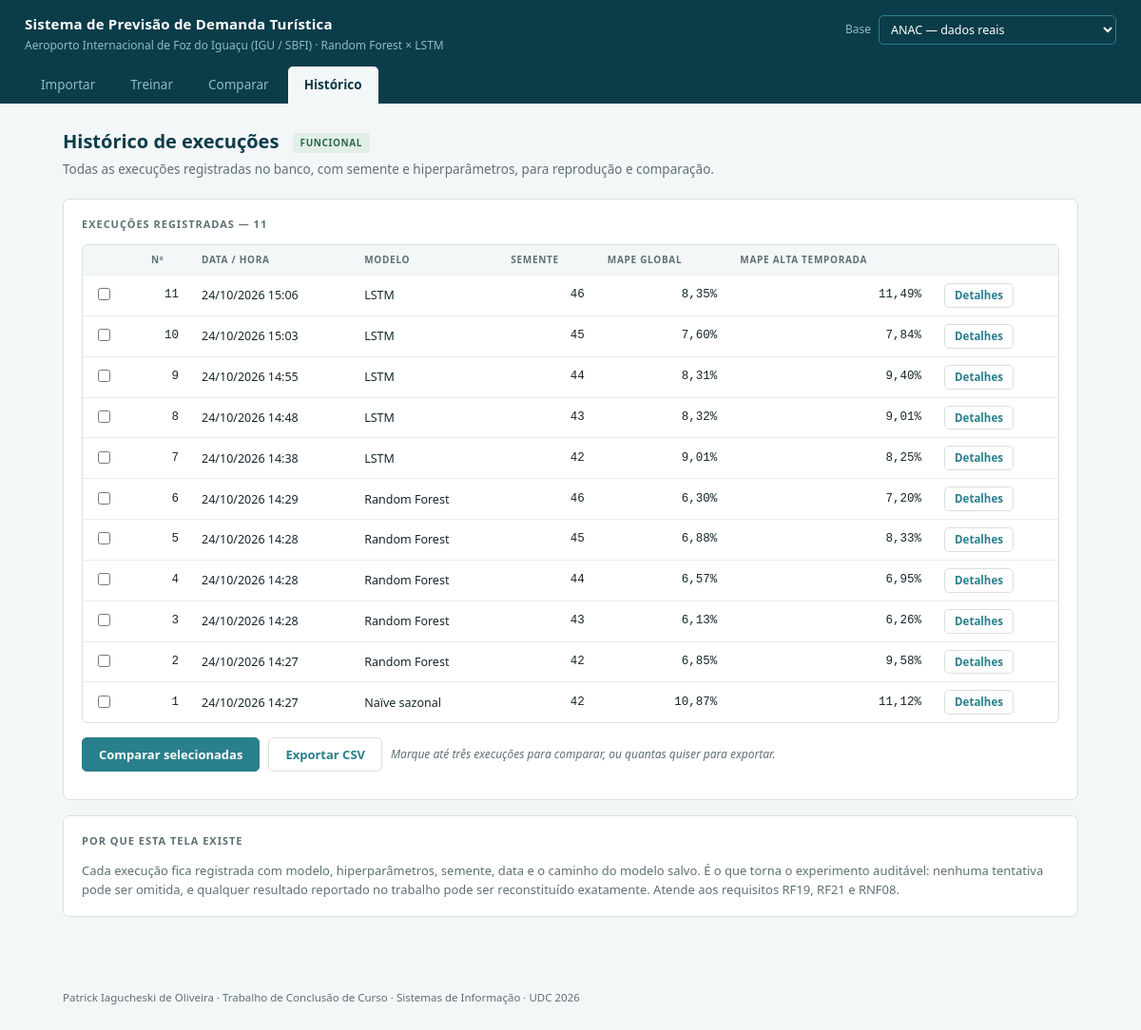
The page /historico on the database its author committed.
### tables this page shows
CREATE TABLE tb_exp_metricas (
    id_metrica           INTEGER PRIMARY KEY,
    id_execucao          INTEGER NOT NULL
                         REFERENCES tb_exp_execucoes (id_execucao) ON DELETE CASCADE,
    tp_escopo_avaliacao  TEXT    NOT NULL
                         CHECK (tp_escopo_avaliacao IN ('global', 'alta_temporada')),
    tp_metrica           TEXT    NOT NULL CHECK (tp_metrica IN ('MAE', 'RMSE', 'MAPE')),
    vl_metrica           REAL    NOT NULL,
    UNIQUE (id_execucao, tp_escopo_avaliacao, tp_metrica)
);

### apresentacao/app.py (the view)
@app.route("/historico", methods=["GET"])
def historico():
    return render_template(
        "historico.html",
        aba="historico",
        execucoes=[_linha(e) for e in _REPO.listar_execucoes()],
    )

### apresentacao/app.py (called while the page is built)
@app.context_processor
def _base_ativa():
    return {"bases": list(_BASES.values()), "base_ativa": _ATIVA["base"]}

def _linha(execucao):
    m = execucao.metrica
    tipo = T(execucao.tipo_modelo).value
    return {
        "id": execucao.id,
        "tipo": tipo,
        "modelo": NOME_MODELO[tipo],
        "semente": execucao.semente_aleatoria,
        "data": execucao.data_hora_execucao,
        "periodo": execucao.periodo_teste,
        "mae_g": m(E.GLOBAL, M.MAE), "rmse_g": m(E.GLOBAL, M.RMSE),
        "mape_g": m(E.GLOBAL, M.MAPE),
        "mae_a": m(E.ALTA_TEMPORADA, M.MAE), "rmse_a": m(E.ALTA_TEMPORADA, M.RMSE),
        "mape_a": m(E.ALTA_TEMPORADA, M.MAPE),
        "rotulo": f"nº {execucao.id} · {NOME_MODELO[tipo]} · semente {execucao.semente_aleatoria}",
    }

@app.template_filter("pct")
def _f_pct(v, casas=2):
    return "—" if v is None else f"{v:.{casas}f}".replace(".", ",") + "%"

@app.template_filter("data_br")
def _f_data(d):
    return d.strftime("%d/%m/%Y %H:%M") if d else "—"

### dominio/entidades.py (called while the page is built)
    def metrica(self, escopo: EscopoAvaliacaoEnum, tipo: TipoMetricaEnum):
        for m in self.metricas:
            if m.escopo_avaliacao == escopo and m.tipo_metrica == tipo:
                return m.valor_metrica
        return None

### infraestrutura/repositorios/sqlite_repo.py (called while the page is built)
    def listar_execucoes(self) -> List[Execucao]:
        with self.engine.connect() as con:
            linhas = con.execute(text(
                f"SELECT {self._COLUNAS_EXECUCAO} FROM tb_exp_execucoes "
                "ORDER BY id_execucao DESC"
            )).all()
            return [self._montar_execucao(con, l, com_previsoes=False) for l in linhas]

### apresentacao/templates/historico.html (shortened to what this page needs)
{% extends "base.html" %}
{% block conteudo %}
<h1>Histórico de execuções <span class="selo ok">funcional</span></h1>
<p class="intro">Todas as execuções registradas no banco, com semente e hiperparâmetros, para reprodução e comparação.</p>
<div class="painel">
  <h2>Execuções registradas &mdash; {{ execucoes|length }}</h2>
  <form method="get" action="{{ url_for('comparar') }}">
  <div class="rolagem">
    <table>
      <thead>
        <tr><th></th><th>Nº</th><th>Data / hora</th><th>Modelo</th><th>Semente</th><th>MAPE global</th><th>MAPE alta temporada</th><th></th></tr>
      </thead>
      <tbody>
      {% for e in execucoes %}
        <tr>
          <td><input type="checkbox" name="ids" value="{{ e.id }}" aria-label="Selecionar execução {{ e.id }}"></td>
          <td class="num">{{ e.id }}</td>
          <td>{{ e.data|data_br }}</td>
          <td>{{ e.modelo }}</td>
          <td class="num">{{ e.semente }}</td>
          <td class="num">{{ e.mape_g|pct }}</td>
          <td class="num">{{ e.mape_a|pct }}</td>
          <td><a class="btn sec mini" href="{{ url_for('execucao', id_execucao=e.id) }}">Detalhes</a></td>
        </tr>
      {% else %}
        <tr><td colspan="8" class="vazio" style="text-align:center;padding:28px;white-space:normal">
          Nenhuma execução registrada. O histórico é alimentado a cada treinamento concluído.
        </td></tr>
      {% endfor %}
      </tbody>
    </table>
  </div>
  <div class="campo" style="margin-top:15px">
    <button class="btn" type="submit" {% if not execucoes %}disabled{% endif %}>Comparar selecionadas</button>
    <button class="btn sec" type="submit" formmethod="post" formaction="{{ url_for('exportar') }}" {% if not execucoes %}disabled{% endif %}>Exportar CSV</button>
    <span class="nota" style="margin:0">Marque até três execuções para comparar, ou quantas quiser para exportar.</span>
  </div>
  </form>
</div>
<div class="painel">
  <h2>Por que esta tela existe</h2>
  <p style="margin:0;font-size:13px;color:var(--cinza)">
    Cada execução fica registrada com modelo, hiperparâmetros, semente, data e o caminho do modelo salvo.
    É o que torna o experimento auditável: nenhuma tentativa pode ser omitida, e qualquer resultado reportado
    no trabalho pode ser reconstituído exatamente. Atende aos requisitos RF19, RF21 e RNF08.
  </p>
</div>
{% endblock %}

### apresentacao/templates/base.html (shortened to what this page needs)
<!doctype html>
<html lang="pt-BR">
<head>
  <link rel="stylesheet" href="{{ url_for('static', filename='estilo.css') }}">
</head>
<body>
<header>
  <form method="post" action="{{ url_for('trocar_base') }}" class="seletor-base">
    <label for="base">Base</label>
    <select id="base" name="base" onchange="this.form.submit()">
      {% for b in bases %}<option value="{{ b.id }}" {{ 'selected' if b.id == base_ativa.id }}>{{ b.nome }}</option>{% endfor %}
    </select>
  </form>
  <div class="marca">Sistema de Previsão de Demanda Turística</div>
  <div class="sub">Aeroporto Internacional de Foz do Iguaçu (IGU / SBFI) &middot; Random Forest &times; LSTM</div>
  <nav>
    <a href="{{ url_for('importacao') }}"  class="{{ 'ativo' if aba == 'importacao'  }}">Importar</a>
    <a href="{{ url_for('treinamento') }}" class="{{ 'ativo' if aba == 'treinamento' }}">Treinar</a>
    <a href="{{ url_for('comparar') }}"  class="{{ 'ativo' if aba == 'comparacao'  }}">Comparar</a>
    <a href="{{ url_for('historico') }}"   class="{{ 'ativo' if aba == 'historico'   }}">Histórico</a>
  </nav>
</header>
<main>
{% block conteudo %}{% endblock %}
</main>
<footer>
  Patrick Iagucheski de Oliveira &middot; Trabalho de Conclusão de Curso &middot; Sistemas de Informação &middot; UDC 2026
</footer>
</body>
</html>

### apresentacao/static/estilo.css (style rules this page uses)
:root { --escuro:#0b3c49; --teal:#2a7f8c; --teal-claro:#8fbcc4; --ambar:#a8650f; --ambar-fundo:#fbeedc; --claro:#f4f7f7; --branco:#ffffff; --tinta:#16262b; --cinza:#5e7075; --linha:#d6e0e2; --linha-fraca:#e8eeef; --ok:#2c6a4a; --ok-fundo:#e2efe7; --pendente:#6a7c82; --pendente-fundo:#eef1f2; }
* { box-sizing:border-box }
body { margin:0; background:var(--claro); color:var(--tinta); font-family:"Segoe UI",system-ui,-apple-system,sans-serif; font-size:14px; line-height:1.55; }
header { background:var(--escuro); padding:14px 26px 0; }
header .marca { color:var(--branco); font-size:15px; font-weight:600; letter-spacing:.2px; margin-bottom:2px; }
header .sub { color:var(--teal-claro); font-size:12px; margin-bottom:12px; }
.seletor-base { float:right;display:flex;align-items:center;gap:8px;margin-top:2px }
.seletor-base label { color:var(--teal-claro);font-size:12px }
.seletor-base select { font:inherit;font-size:12.5px;padding:5px 8px;border-radius:5px; border:1px solid var(--teal);background:var(--escuro);color:var(--branco) }
nav { display:flex;gap:3px }
nav a { color:var(--teal-claro); text-decoration:none; padding:9px 17px; font-size:13.5px; border-radius:5px 5px 0 0; }
nav a.ativo { background:var(--claro); color:var(--escuro); font-weight:600; }
main { max-width:1120px;margin:0 auto;padding:24px 26px 60px }
h1 { font-size:20px; margin:0 0 4px; color:var(--escuro); }
h1 .selo { vertical-align:middle;margin-left:9px }
p.intro { margin:0 0 20px;color:var(--cinza);font-size:13.5px }
.painel { background:var(--branco); border:1px solid var(--linha); border-radius:7px; padding:17px 19px; margin-bottom:16px; }
.painel h2 { font-size:11px; letter-spacing:.09em; text-transform:uppercase; color:var(--cinza); margin:0 0 13px; font-weight:600; display:flex; align-items:center; gap:9px; flex-wrap:wrap; }
.campo { display:flex;flex-wrap:wrap;gap:9px;align-items:center;margin-bottom:12px }
label { font-size:13px;color:var(--tinta);font-weight:500 }
input[type=text],input[type=number],select { border:1px solid var(--linha); border-radius:5px; padding:7px 10px; font-family:Consolas,"Courier New",monospace; font-size:12.5px; color:var(--tinta); background:var(--branco); }
.btn { border:1px solid var(--teal); background:var(--teal); color:#fff; border-radius:5px; padding:8px 17px; font-size:13px; font-weight:600; cursor:pointer; font-family:inherit; }
.btn.sec { background:transparent;color:var(--teal);border-color:var(--linha) }
.rolagem { overflow-x:auto;border:1px solid var(--linha);border-radius:6px }
table { border-collapse:collapse;width:100%;font-size:12.5px }
th,td { padding:8px 12px;text-align:left;border-bottom:1px solid var(--linha-fraca);white-space:nowrap }
thead th { background:var(--claro); font-size:10px; letter-spacing:.07em; text-transform:uppercase; color:var(--cinza); font-weight:600; }
tbody tr:last-child td { border-bottom:none }
td.num { font-family:Consolas,monospace;text-align:right;font-variant-numeric:tabular-nums }
.selo { display:inline-block; font-size:10px; letter-spacing:.06em; text-transform:uppercase; font-weight:700; padding:3px 8px; border-radius:3px; white-space:nowrap; }
.selo.ok { background:var(--ok-fundo);color:var(--ok) }
.nota { font-size:12px;color:var(--cinza);margin:11px 0 0;font-style:italic }
footer { max-width:1120px; margin:0 auto; padding:0 26px 30px; font-size:11.5px; color:var(--cinza); }
.btn.mini { padding:3px 10px;font-size:11.5px;text-decoration:none;display:inline-block }
a.btn { text-decoration:none;display:inline-block }

### rows shown on the page
tb_exp_metricas: mape_g|pct "8,35%"
tb_exp_metricas: mape_a|pct "11,49%"
tb_exp_metricas: mape_g|pct "7,60%"
tb_exp_metricas: mape_a|pct "7,84%"
tb_exp_metricas: mape_g|pct "8,31%"
tb_exp_metricas: mape_a|pct "9,40%"
tb_exp_metricas: mape_g|pct "8,32%"
tb_exp_metricas: mape_a|pct "9,01%"
tb_exp_metricas: mape_g|pct "9,01%"
tb_exp_metricas: mape_a|pct "8,25%"
tb_exp_metricas: mape_g|pct "6,30%"
tb_exp_metricas: mape_a|pct "7,20%"
tb_exp_metricas: mape_g|pct "6,88%"
tb_exp_metricas: mape_a|pct "8,33%"
tb_exp_metricas: mape_g|pct "6,57%"
tb_exp_metricas: mape_a|pct "6,95%"
tb_exp_metricas: mape_g|pct "6,13%"
tb_exp_metricas: mape_a|pct "6,26%"
tb_exp_metricas: mape_g|pct "6,85%"
tb_exp_metricas: mape_a|pct "9,58%"
tb_exp_metricas: mape_g|pct "10,87%"
tb_exp_metricas: mape_a|pct "11,12%"

### other values the page prints
{{ execucoes|length }} "11"
{{ e.id }} "11" "10" "9" "8" "7" "6" "5" "4" "3" "2" "1"
{{ e.data|data_br }} "24/10/2026 15:06" "24/10/2026 15:03" "24/10/2026 14:55" "24/10/2026 14:48" "24/10/2026 14:38" "24/10/2026 14:29" "24/10/2026 14:28" "24/10/2026 14:28" "24/10/2026 14:28" "24/10/2026 14:27" "24/10/2026 14:27"
{{ e.modelo }} "LSTM" "LSTM" "LSTM" "LSTM" "LSTM" "Random Forest" "Random Forest" "Random Forest" "Random Forest" "Random Forest" "Naïve sazonal"
{{ e.semente }} "46" "45" "44" "43" "42" "46" "45" "44" "43" "42" "42"
form field base "ANAC — dados reais"
